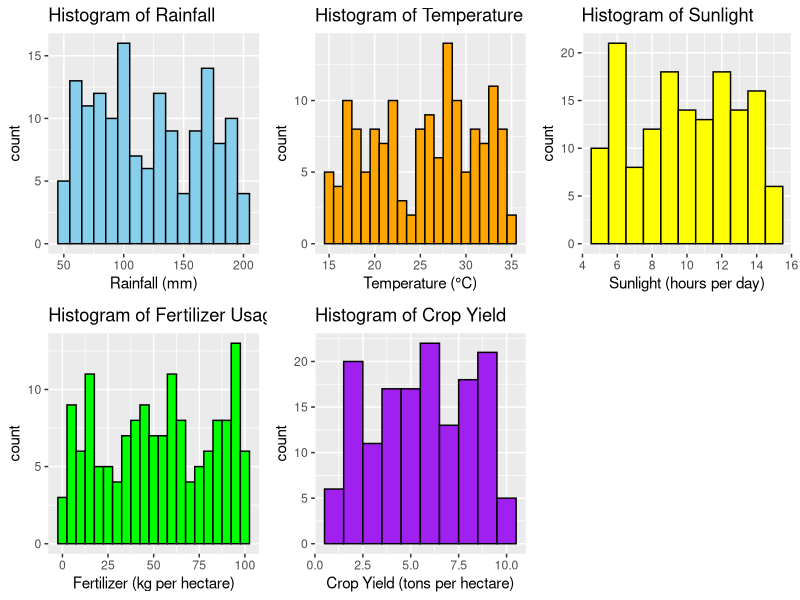
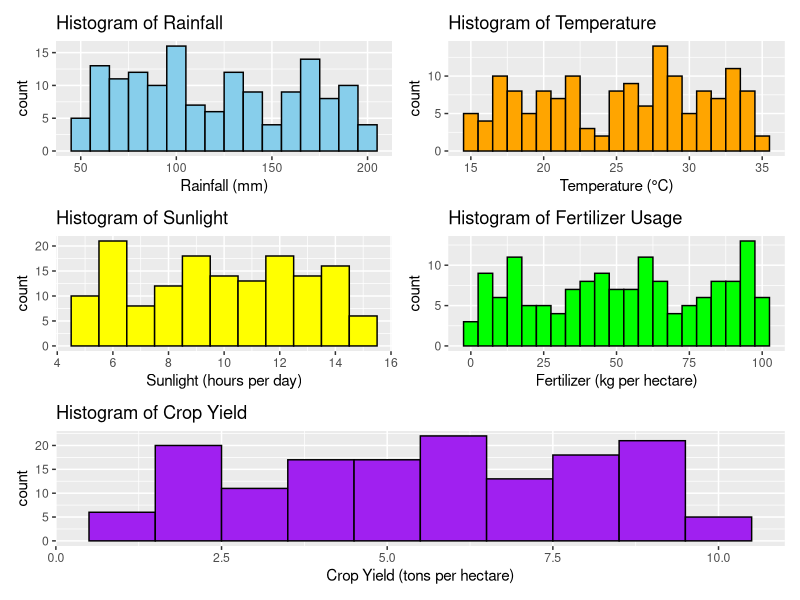
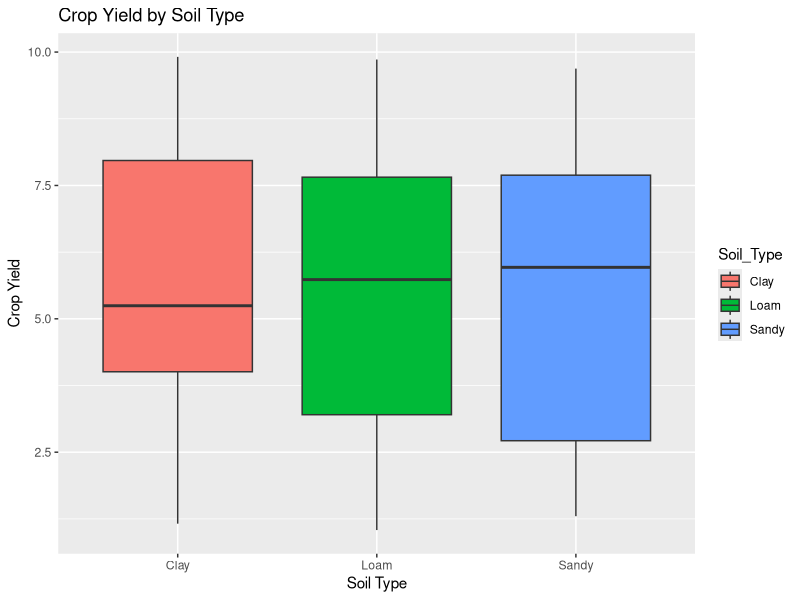
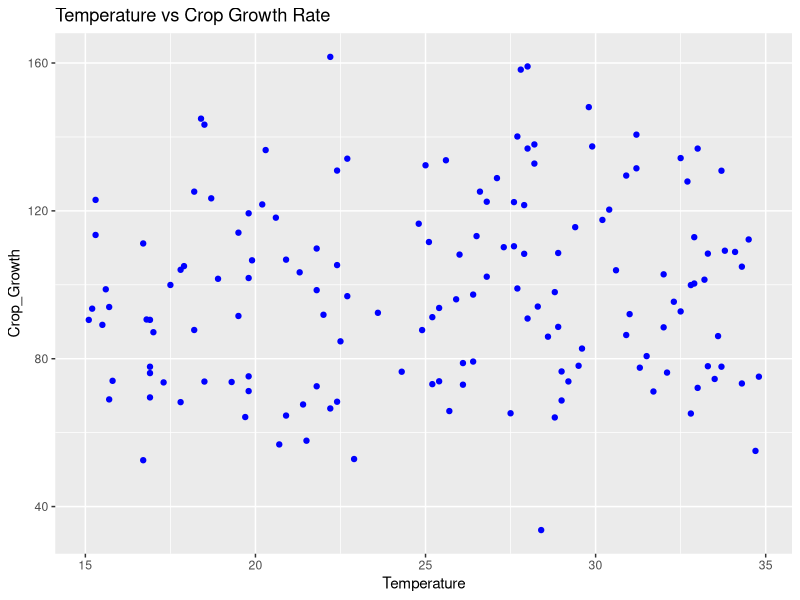
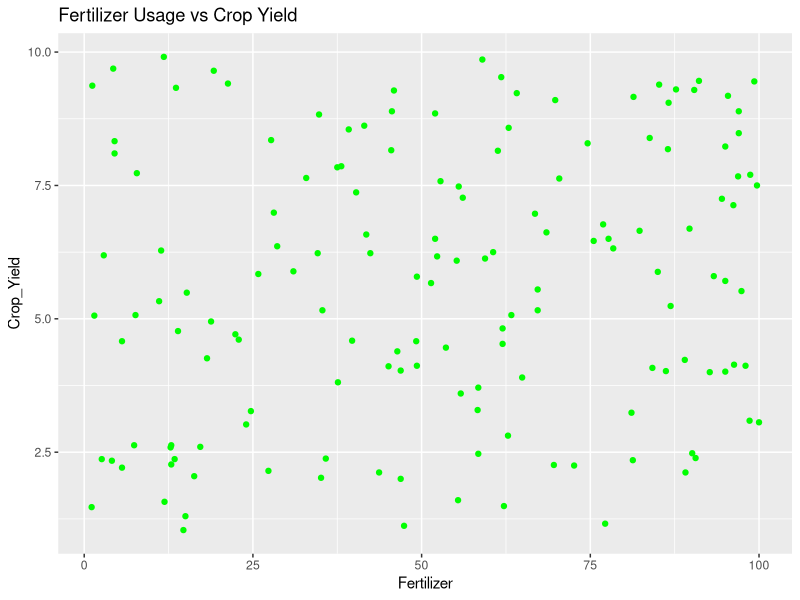
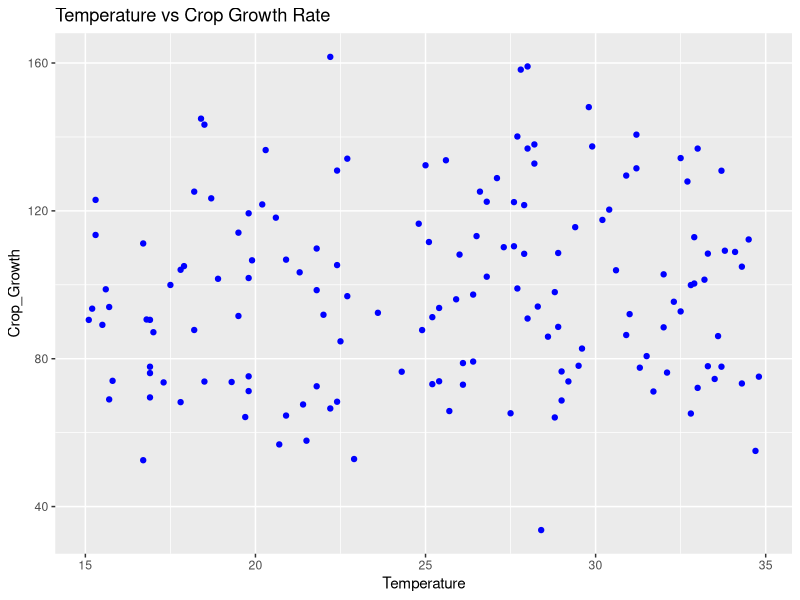
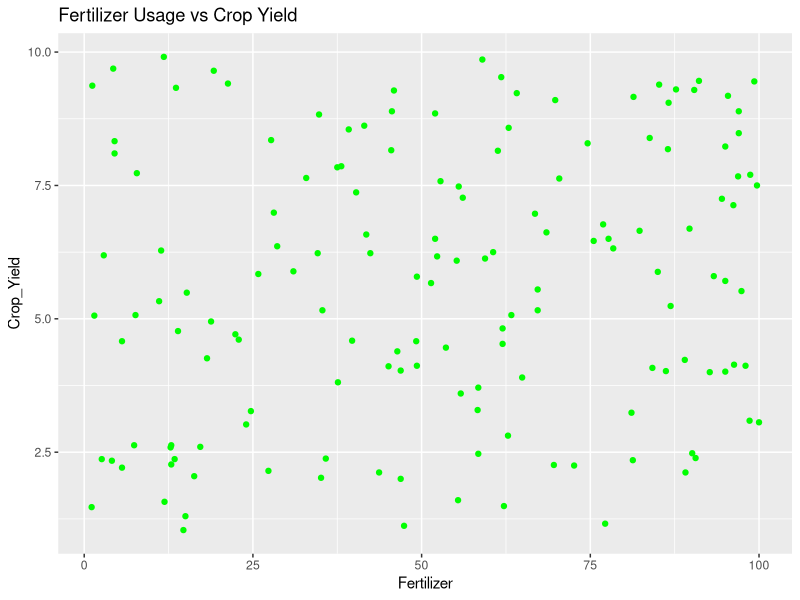
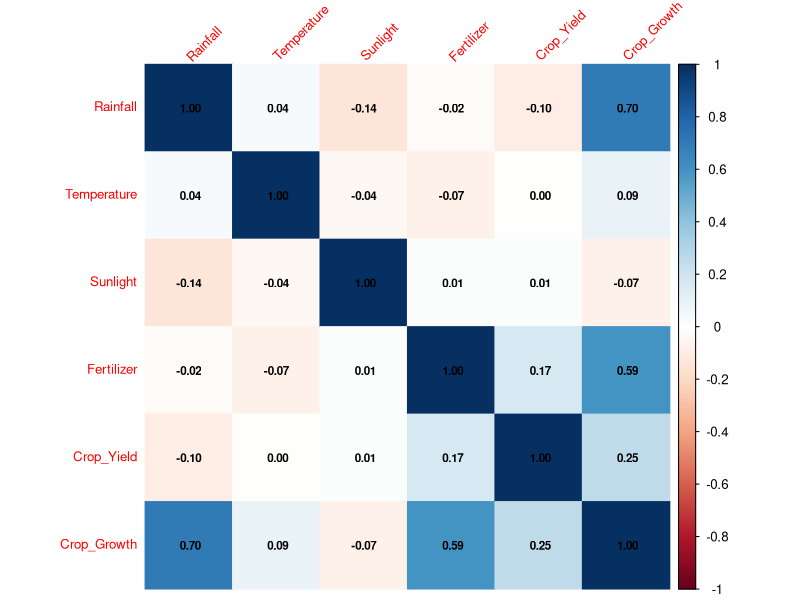

Recreate these plots in R, in order. (Note: this script raises an error after producing the figures.)
# Load necessary libraries
library(readr)
library(tidyverse)
library(corrplot)
library(e1071)
library(gridExtra)
library(patchwork)



# Read the data
data <- read_csv("STAT416/simulated_crop_growth_data.csv")

# Convert Soil_Type to a factor
data$Soil_Type <- as.factor(data$Soil_Type)

# Question 1: Understanding Distributions
# a. Create histograms for the variables
histograms <- list(
  Rainfall = ggplot(data, aes(x = Rainfall)) + 
    geom_histogram(binwidth = 10, fill = "skyblue", color = "black") + 
    ggtitle("Histogram of Rainfall") + 
    xlab("Rainfall (mm)"),
  
  Temperature = ggplot(data, aes(x = Temperature)) + 
    geom_histogram(binwidth = 1, fill = "orange", color = "black") + 
    ggtitle("Histogram of Temperature") + 
    xlab("Temperature (°C)"),
  
  Sunlight = ggplot(data, aes(x = Sunlight)) + 
    geom_histogram(binwidth = 1, fill = "yellow", color = "black") + 
    ggtitle("Histogram of Sunlight") + 
    xlab("Sunlight (hours per day)"),
  
  Fertilizer = ggplot(data, aes(x = Fertilizer)) + 
    geom_histogram(binwidth = 5, fill = "green", color = "black") + 
    ggtitle("Histogram of Fertilizer Usage") + 
    xlab("Fertilizer (kg per hectare)"),
  
  Crop_Yield = ggplot(data, aes(x = Crop_Yield)) + 
    geom_histogram(binwidth = 1, fill = "purple", color = "black") + 
    ggtitle("Histogram of Crop Yield") + 
    xlab("Crop Yield (tons per hectare)")
)

# Combine histograms into a single grid layout
grid.arrange(
  histograms$Rainfall,
  histograms$Temperature,
  histograms$Sunlight,
  histograms$Fertilizer,
  histograms$Crop_Yield,
  ncol = 3, # Number of columns in the grid
  nrow = 2  # Number of rows in the grid
)

# Combine histograms into a single grid layout
combined_plot <- (histograms$Rainfall | histograms$Temperature) /
  (histograms$Sunlight | histograms$Fertilizer) /
  histograms$Crop_Yield

# Print the combined plot
print(combined_plot)


# b. Check for normality using skewness and distribution shape
normality_checks <- list(
  Rainfall_skewness = skewness(data$Rainfall, na.rm = TRUE),
  Temperature_skewness = skewness(data$Temperature, na.rm = TRUE),
  Sunlight_skewness = skewness(data$Sunlight, na.rm = TRUE),
  Fertilizer_skewness = skewness(data$Fertilizer, na.rm = TRUE),
  Crop_Yield_skewness = skewness(data$Crop_Yield, na.rm = TRUE)
)
normality_checks

# Shapiro-Wilk test for normality
normality_tests <- list(
  Rainfall_normality = shapiro.test(data$Rainfall),
  Temperature_normality = shapiro.test(data$Temperature),
  Sunlight_normality = shapiro.test(data$Sunlight),
  Fertilizer_normality = shapiro.test(data$Fertilizer),
  Crop_Yield_normality = shapiro.test(data$Crop_Yield)
)

# Display the p-values from the Shapiro-Wilk test
lapply(normality_tests, function(test) test$p.value)


# Question 2: Comparing Groups Using Box Plots
# a. Box plots to compare Crop Yield across Soil Types
boxplot_crop_yield <- ggplot(data, aes(x = Soil_Type, y = Crop_Yield, fill = Soil_Type)) +
  geom_boxplot() + ggtitle("Crop Yield by Soil Type") + xlab("Soil Type") + ylab("Crop Yield")

print(boxplot_crop_yield)

# b. Check for significant differences in median Crop Yield
# Perform the Kruskal-Wallis test to check for significant differences in median Crop Yield
kruskal_test_result <- kruskal.test(Crop_Yield ~ Soil_Type, data = data)

# Display the results of the Kruskal-Wallis test
print(kruskal_test_result)


# Question 3: Analyzing Relationships Between Variables
# a. Scatter plots to examine relationships
scatter_plots <- list(
  Temp_vs_Growth = ggplot(data, aes(x = Temperature, y = Crop_Growth)) + geom_point(color = "blue") + ggtitle("Temperature vs Crop Growth Rate"),
  Fertilizer_vs_Yield = ggplot(data, aes(x = Fertilizer, y = Crop_Yield)) + geom_point(color = "green") + ggtitle("Fertilizer Usage vs Crop Yield")
)

# Plot scatter plots
lapply(scatter_plots, print)

# b. Describe relationship and identify clusters
# Can be done manually after viewing scatter plots

# Question 4: Correlation Analysis
# a. Correlation heatmap of numerical variables

cor_matrix <- cor(data %>% dplyr::select(-Soil_Type), use = "complete.obs")
corrplot(cor_matrix, method = "color", addCoef.col = "black", tl.cex = 0.8, number.cex = 0.7, tl.srt = 45)

# Question 5: Multivariate Outlier Detection
# a. Scatter plot matrix to identify multivariate outliers
pair_plot <- ggpairs(data %>% dplyr::select(-Soil_Type), aes(color = data$Soil_Type))

print(pair_plot)

scatter_yield_vs_rainfall <- ggplot(data, aes(x = Rainfall, y = Crop_Yield)) +
  geom_point(color = "blue") +
  ggtitle("Crop Yield vs Rainfall") +
  xlab("Rainfall (mm)") +
  ylab("Crop Yield (tons per hectare)")

scatter_yield_vs_temperature <- ggplot(data, aes(x = Temperature, y = Crop_Yield)) +
  geom_point(color = "red") +
  ggtitle("Crop Yield vs Temperature") +
  xlab("Temperature (°C)") +
  ylab("Crop Yield (tons per hectare)")

scatter_yield_vs_sunlight <- ggplot(data, aes(x = Sunlight, y = Crop_Yield)) +
  geom_point(color = "green") +
  ggtitle("Crop Yield vs Sunlight") +
  xlab("Sunlight (hours per day)") +
  ylab("Crop Yield (tons per hectare)")

scatter_yield_vs_fertilizer <- ggplot(data, aes(x = Fertilizer, y = Crop_Yield)) +
  geom_point(color = "purple") +
  ggtitle("Crop Yield vs Fertilizer") +
  xlab("Fertilizer (kg per hectare)") +
  ylab("Crop Yield (tons per hectare)")

scatter_growth_vs_rainfall <- ggplot(data, aes(x = Rainfall, y = Crop_Growth)) +
  geom_point(color = "cyan") +
  ggtitle("Crop Growth vs Rainfall") +
  xlab("Rainfall (mm)") +
  ylab("Crop Growth (cm per day)")

scatter_growth_vs_temperature <- ggplot(data, aes(x = Temperature, y = Crop_Growth)) +
  geom_point(color = "orange") +
  ggtitle("Crop Growth vs Temperature") +
  xlab("Temperature (°C)") +
  ylab("Crop Growth (cm per day)")

scatter_growth_vs_sunlight <- ggplot(data, aes(x = Sunlight, y = Crop_Growth)) +
  geom_point(color = "pink") +
  ggtitle("Crop Growth vs Sunlight") +
  xlab("Sunlight (hours per day)") +
  ylab("Crop Growth (cm per day)")

scatter_growth_vs_fertilizer <- ggplot(data, aes(x = Fertilizer, y = Crop_Growth)) +
  geom_point(color = "brown") +
  ggtitle("Crop Growth vs Fertilizer") +
  xlab("Fertilizer (kg per hectare)") +
  ylab("Crop Growth (cm per day)")

scatter_growth_vs_yield <- ggplot(data, aes(x = Crop_Yield, y = Crop_Growth)) +
  geom_point(color = "darkblue") +
  ggtitle("Crop Growth vs Crop Yield") +
  xlab("Crop Yield (tons per hectare)") +
  ylab("Crop Growth (cm per day)")

# Combine all scatter plots into a 3x3 grid
(scatter_yield_vs_rainfall | scatter_yield_vs_temperature | scatter_yield_vs_sunlight) / 
  (scatter_yield_vs_fertilizer | scatter_growth_vs_rainfall | scatter_growth_vs_temperature) / 
  (scatter_growth_vs_sunlight | scatter_growth_vs_fertilizer | scatter_growth_vs_yield)


# Question 6: Graphical Summary for Presentation
# a. Summary visualization combining multiple plots
# Combine histograms into a single grid layout
combined_plot <- (histograms$Rainfall | histograms$Temperature) /
  (histograms$Sunlight | histograms$Fertilizer) /
  histograms$Crop_Yield

# Print the combined plot
print(combined_plot)

print(boxplot_crop_yield)

print(pair_plot)
